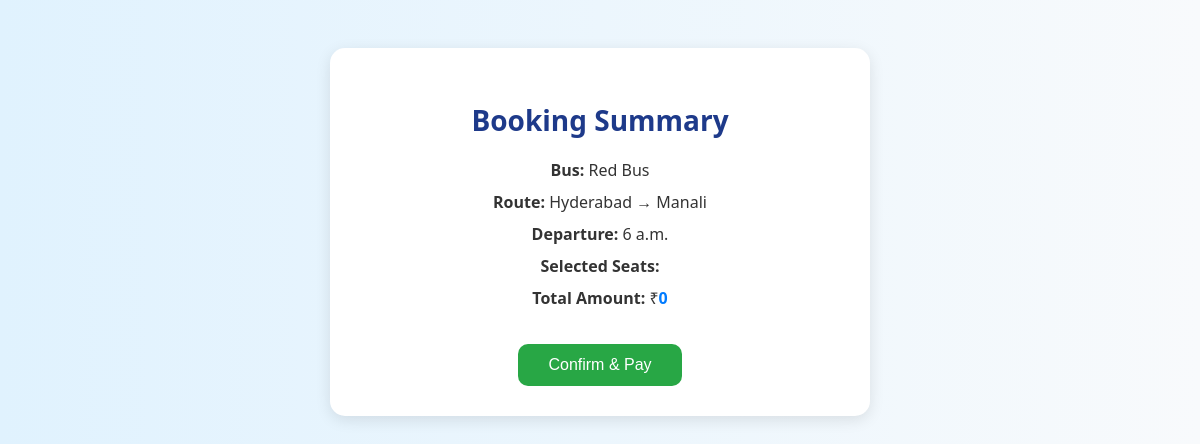
The app's page /booking-summary/ (signed in) with its own data.
### Travel/models.py (models this page shows, shortened)
class Bus(models.Model):
    operator = models.CharField(max_length=100)
    source = models.CharField(max_length=100)
    destination = models.CharField(max_length=100)
    departure_time = models.TimeField()
    arrival_time = models.TimeField()
    price = models.DecimalField(max_digits=6, decimal_places=2)

### Travel/views.py (the view)
# urls.py: path('booking-summary/', views.booking_summary, name='booking_summary'),
@login_required
def booking_summary(request):
    seat_ids = request.session.get('selected_seat_ids', [])
    seat_numbers = request.session.get('selected_seat_numbers', [])
    bus_id = request.session.get('bus_id')
    total_price = request.session.get('total_price', 0)
    bus = get_object_or_404(Bus, id=bus_id)
    return render(request, 'booking_summary.html', {
        'bus': bus,
        'selected_seats': ', '.join(seat_numbers),
        'total_price': total_price
    })

### Travel/templates/booking_summary.html (shortened to what this page needs)
{% load static %}
<!DOCTYPE html>
<html>
<head>
</head>
<body>
    <div class="summary-box">
        <h2>Booking Summary</h2>
        <p><strong>Bus:</strong> {{ bus.operator }}</p>
        <p><strong>Route:</strong> {{ bus.source }} → {{ bus.destination }}</p>
        <p><strong>Departure:</strong> {{ bus.departure_time }}</p>
        <p><strong>Selected Seats:</strong> </p>
        <p><strong>Total Amount:</strong> ₹<span class="highlight">{{ total_price }}</span></p>
        <form method="post" action="{% url 'payment_form' %}">
            <button type="submit">Confirm & Pay</button>
        </form>
    </div>
</body>
</html>

### Travel/templates/booking_summary.html (style rules this page uses)
body { font-family: 'Segoe UI', sans-serif; background: linear-gradient(to right, #e0f2fe, #f8fafc); padding: 40px; text-align: center; }
.summary-box { max-width: 500px; margin: auto; padding: 30px 20px; background-color: #ffffff; border-radius: 15px; box-shadow: 0 4px 15px rgba(0, 0, 0, 0.1); }
.summary-box h2 { margin-bottom: 20px; color: #1e3a8a; font-size: 28px; }
.summary-box p { font-size: 16px; margin: 10px 0; color: #333; }
.highlight { font-weight: bold; color: #007bff; }
button { margin-top: 25px; padding: 12px 30px; background: #28a745; color: white; border: none; border-radius: 10px; font-size: 16px; cursor: pointer; transition: background 0.3s ease; }

### records on screen
Bus: operator "Red Bus", source "Hyderabad", destination "Manali", departure_time "6 a.m."

### other values on screen
{{ total_price }} "0"
